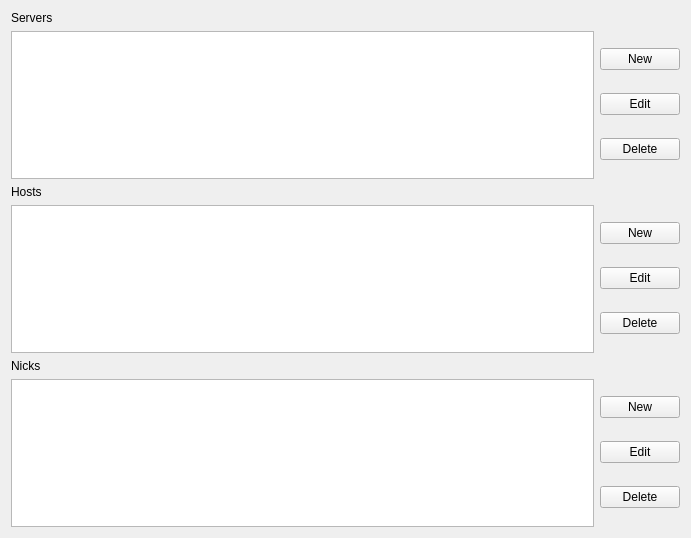
<?xml version="1.0" encoding="UTF-8"?>
<ui version="4.0">
 <class>IrcSettings</class>
 <widget class="QWidget" name="Form">
  <property name="geometry">
   <rect>
    <x>0</x>
    <y>0</y>
    <width>691</width>
    <height>538</height>
   </rect>
  </property>
  <property name="windowTitle">
   <string>Form</string>
  </property>
  <layout class="QVBoxLayout" name="verticalLayout_5">
   <item>
    <widget class="QLabel" name="label">
     <property name="text">
      <string>Servers</string>
     </property>
    </widget>
   </item>
   <item>
    <layout class="QHBoxLayout" name="horizontalLayout">
     <item>
      <widget class="QListView" name="serverList"/>
     </item>
     <item>
      <layout class="QVBoxLayout" name="verticalLayout_2">
       <item>
        <widget class="QPushButton" name="btnNewServer">
         <property name="text">
          <string>New</string>
         </property>
        </widget>
       </item>
       <item>
        <widget class="QPushButton" name="btnEditServer">
         <property name="text">
          <string>Edit</string>
         </property>
        </widget>
       </item>
       <item>
        <widget class="QPushButton" name="btnDeleteServer">
         <property name="text">
          <string>Delete</string>
         </property>
        </widget>
       </item>
      </layout>
     </item>
    </layout>
   </item>
   <item>
    <widget class="QLabel" name="label_2">
     <property name="text">
      <string>Hosts</string>
     </property>
    </widget>
   </item>
   <item>
    <layout class="QHBoxLayout" name="horizontalLayout_2">
     <item>
      <widget class="QListView" name="hostsList"/>
     </item>
     <item>
      <layout class="QVBoxLayout" name="verticalLayout_3">
       <item>
        <widget class="QPushButton" name="btnNewHost">
         <property name="text">
          <string>New</string>
         </property>
        </widget>
       </item>
       <item>
        <widget class="QPushButton" name="btnEditHost">
         <property name="text">
          <string>Edit</string>
         </property>
        </widget>
       </item>
       <item>
        <widget class="QPushButton" name="btnDeleteHost">
         <property name="text">
          <string>Delete</string>
         </property>
        </widget>
       </item>
      </layout>
     </item>
    </layout>
   </item>
   <item>
    <widget class="QLabel" name="label_3">
     <property name="text">
      <string>Nicks</string>
     </property>
    </widget>
   </item>
   <item>
    <layout class="QHBoxLayout" name="horizontalLayout_3">
     <item>
      <widget class="QListView" name="nickList"/>
     </item>
     <item>
      <layout class="QVBoxLayout" name="verticalLayout_4">
       <item>
        <widget class="QPushButton" name="btnNewNick">
         <property name="text">
          <string>New</string>
         </property>
        </widget>
       </item>
       <item>
        <widget class="QPushButton" name="btnEditNick">
         <property name="text">
          <string>Edit</string>
         </property>
        </widget>
       </item>
       <item>
        <widget class="QPushButton" name="btnDeleteNick">
         <property name="text">
          <string>Delete</string>
         </property>
        </widget>
       </item>
      </layout>
     </item>
    </layout>
   </item>
  </layout>
 </widget>
 <resources/>
 <connections/>
</ui>
